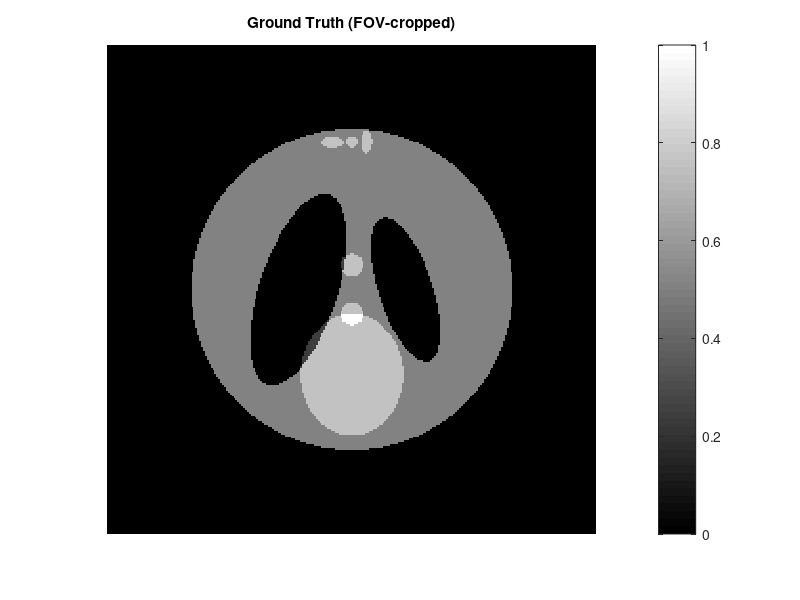

Here is the MATLAB script that generated this plot: (Note: this script raises an error after producing the figure.)
clc;
close all;

%% ============================================================
% Geometry
%% ============================================================
global SOD SDD ODD dNum dSize pNum pSize views

SOD   = 1000;
SDD   = 1500;
ODD   = SDD - SOD;

dNum  = 256;
dSize = 1.0;

pNum  = 256;
pSize = 1.0;

views = 180;

%% ============================================================
% Phantom
%% ============================================================
dh = dNum * dSize / 2;
R_fov = SOD * dh / sqrt(dh^2 + SDD^2);

h = pNum;
img_center = (h + 1) / 2;
u = ((1:h) - img_center) * pSize;
v = (img_center - (1:h)) * pSize;
[imgX, imgY] = meshgrid(u, v);

P = phantom('Modified Shepp-Logan', h);
P = max(P, 0);
P = P ./ max(P(:));

margin = 1.0;
mask = (imgX.^2 + imgY.^2) <= (R_fov - margin)^2;
P = P .* mask;
P = max(P, 0);
if max(P(:)) > 0
    P = P ./ max(P(:));
end

figure;
imagesc(u, v, P);
axis image off;
colormap gray;
colorbar;
title('Ground Truth (FOV-cropped)');

%% ============================================================
% Projection
%% ============================================================
fprintf('Generating projection...\n');
p = forward_project_cone(P);

p = real(p);
p(isnan(p)) = eps;
p(p<=0) = eps;

% ========== 稀疏角修改（降采样） ==========
step = 3;                                     % 每隔 step 个投影取一个
p = p(:, 1:step:end);                         % 降采样
views = size(p, 2);                           % 更新全局变量 views !!!
% ==========================================

figure;
imagesc((0:views-1)*360/views,1:dNum,p);
axis tight;
colormap gray;
colorbar;
xlabel('View (deg)');
ylabel('Detector');
title('Sinogram');

%% ============================================================
% Initialization
%% ============================================================
img = ones(pNum,pNum)*mean(P(:));

%% ============================================================
% OS‑EM Reconstruction (with EBPN framework)
%% ============================================================
fprintf('\nStarting OS‑EM Reconstruction...\n');

max_EBPN = 200;               % 最大等效反投影次数
tol_img  = 1e-5;              % 图像变化停机阈值
enable_early_stop = false;    % 画完整曲线时设为 false

metrics = struct('EBPN', [], 'MSE', [], 'PSNR', [], 'SSIM', []);
img_prev = img;
ebpn = 0;

best_psnr = -inf;
best_ssim = -inf;
best_iter = 1;
best_img  = img;

tic;

while ebpn < max_EBPN

    % ------ 一次 OS‑EM 迭代（1轮子集 = 1次等效反投影）------
    img_new = OSEM(img, p, 1);   % nIter=1，遍历所有子集一次

    % ------ 稳定性处理 ------
    img_new = real(img_new);
    img_new(isnan(img_new)) = 0;
    img_new(isinf(img_new)) = 0;
    img_new = max(img_new, 0);

    % ------ 累计等效反投影次数 ------
    ebpn = ebpn + 1;
    metrics(ebpn).time = toc;
    
    % ------ 记录指标 ------
    mse_now  = mean((img_new(:) - P(:)).^2);
    psnr_now = psnr(img_new, P);
    ssim_now = ssim(img_new, P);

    metrics(ebpn).EBPN = ebpn;
    metrics(ebpn).MSE  = mse_now;
    metrics(ebpn).PSNR = psnr_now;
    metrics(ebpn).SSIM = ssim_now;

    % ------ 更新最佳图像 ------
    if psnr_now > best_psnr
        best_psnr = psnr_now;
        best_ssim = ssim_now;
        best_img  = img_new;
        best_iter = ebpn;
    end

    fprintf('EBPN %3d | PSNR = %.3f dB | SSIM = %.5f\n', ...
        ebpn, psnr_now, ssim_now);

    % ------ 图像变化检查 ------
    rel_change = norm(img_new(:) - img_prev(:)) / norm(img_new(:));
    if enable_early_stop && ebpn > 1 && rel_change < tol_img
        fprintf('Converged due to image change < %.1e at EBPN %d.\n', tol_img, ebpn);
        break;
    end

    % ------ 更新 ------
    img = img_new;
    img_prev = img;

    % ------ 保存特定 EBPN 的图像 ------
    if ismember(ebpn, [1,5,10,20,50,100,200])
        save(sprintf('OSEM_EBPN_%d.mat', ebpn), 'img_new');
    end

end

runtime = toc;

%% ============================================================
% Results
%% ============================================================
fprintf('\n====================================\n');
fprintf('Best EBPN      : %d\n', best_iter);
fprintf('Best PSNR      : %.3f dB\n', best_psnr);
fprintf('Best SSIM      : %.5f\n', best_ssim);
fprintf('Runtime        : %.3f sec\n', runtime);
fprintf('====================================\n');

%% ============================================================
% Final Reconstruction (best image)
%% ============================================================
figure('Position',[100 100 1200 400]);

subplot(1,3,1)
imagesc(P);
axis image off;
colormap gray;
colorbar;
title('Ground Truth');

subplot(1,3,2)
imagesc(best_img);
axis image off;
colormap gray;
colorbar;
title(sprintf('Best OS‑EM (EBPN=%d)', best_iter));

subplot(1,3,3)
imagesc(abs(best_img - P));
axis image off;
colormap hot;
colorbar;
title('Error Map');

%% ============================================================
% Convergence Curves
%% ============================================================
ebpn_arr = [metrics.EBPN];
psnr_arr = [metrics.PSNR];
ssim_arr = [metrics.SSIM];

figure('Position',[200 200 1200 400]);

subplot(1,2,1)
plot(ebpn_arr, psnr_arr, 'b-o', 'LineWidth', 2, 'MarkerSize', 6);
xlabel('Equivalent Backprojection Number');
ylabel('PSNR (dB)');
title('PSNR Convergence');
grid on;

subplot(1,2,2)
plot(ebpn_arr, ssim_arr, 'r-o', 'LineWidth', 2, 'MarkerSize', 6);
xlabel('Equivalent Backprojection Number');
ylabel('SSIM');
title('SSIM Convergence');
grid on;

%% ============================================================
% Save Data
%% ============================================================
Result.views      = views;
Result.best_iter  = best_iter;
Result.best_psnr  = best_psnr;
Result.best_ssim  = best_ssim;
Result.runtime    = runtime;
Result.best_img   = best_img;
Result.metrics    = metrics;
Result.P          = P;
Result.p          = p;

save('OSEM_Result_SparseView.mat', 'Result');

fprintf('\nFinished.\n');
